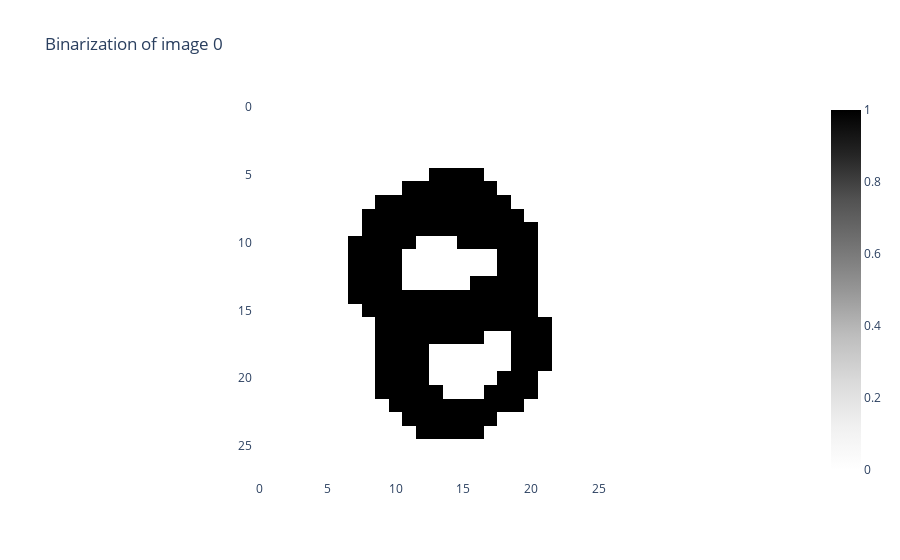

Notebook code cell kept with this figure:
### Code cell
im8_idx = np.flatnonzero(y_train == "8")[0]
# Reshape to (n_samples, n_pixels_x, n_pixels_y) format
im8 = X_train[im8_idx][None, :, :]
im8_binarized = binarizer.fit_transform(im8)
binarizer.plot(im8_binarized)

### Figure 1 — Plotly figure (JSON) as saved in the notebook; plotly's stock layout.template omitted (floating-point values rounded to 4 significant figures; data arrays with more than 128 entries replaced by an {"elided": "..."} marker saying what was removed)
{"data": [{"colorscale": [[0, "rgb(255,255,255)"], [0.125, "rgb(240,240,240)"], [0.25, "rgb(217,217,217)"], [0.375, "rgb(189,189,189)"], [0.5, "rgb(150,150,150)"], [0.625, "rgb(115,115,115)"], [0.75, "rgb(82,82,82)"], [0.875, "rgb(37,37,37)"], [1, "rgb(0,0,0)"]], "type": "heatmap", "z": {"elided": "28x28 int values"}}], "layout": {"plot_bgcolor": "white", "title": {"text": "Binarization of image 0"}, "xaxis": {"constrain": "domain", "scaleanchor": "y"}, "yaxis": {"autorange": "reversed", "constrain": "domain"}}}
